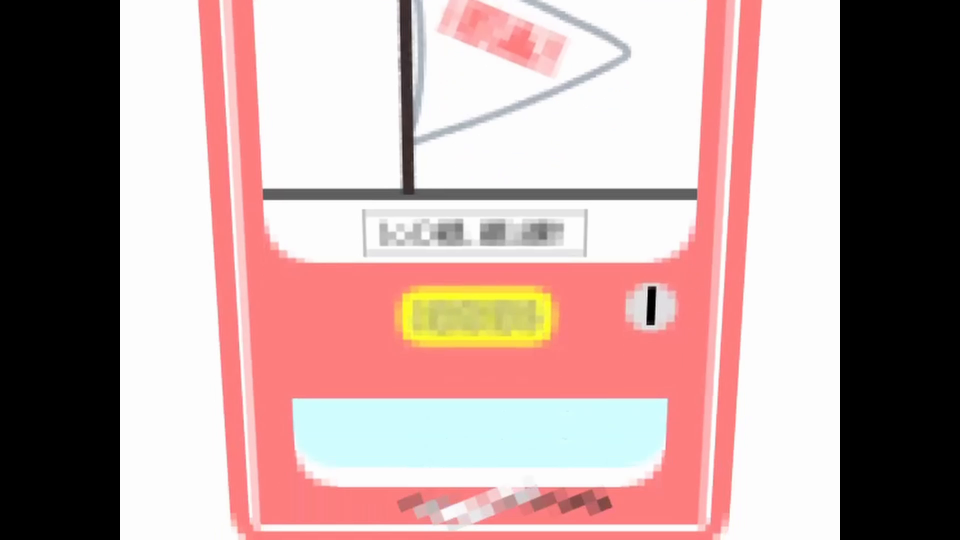
#> input picture frame 24 of Crypto/Let's_buy_a_flag!_Difficult/Lets_buy_flag_Difficult/src/mv4_2.mp4, 1920 x 1080 px, given in place of mv5.mp4, which was not available (shown at 1/2 size)
$ python Lbaf_END.py
#> lines starting #> are read from the running program, lines starting #| are printed output that depends on the picture
import cv2
import os

def play_video(fpath):
#> called with fpath = './src/mv5.mp4'
    cap = cv2.VideoCapture(fpath)

    while(cap.isOpened()):
        ret, frame = cap.read()
#> frame is the input picture: shape (1080, 1920, 3); mean B, G, R 153.9, 156.1, 182.6
        if ret == True:

            frame = cv2.resize(frame, dsize=(1280, 720))
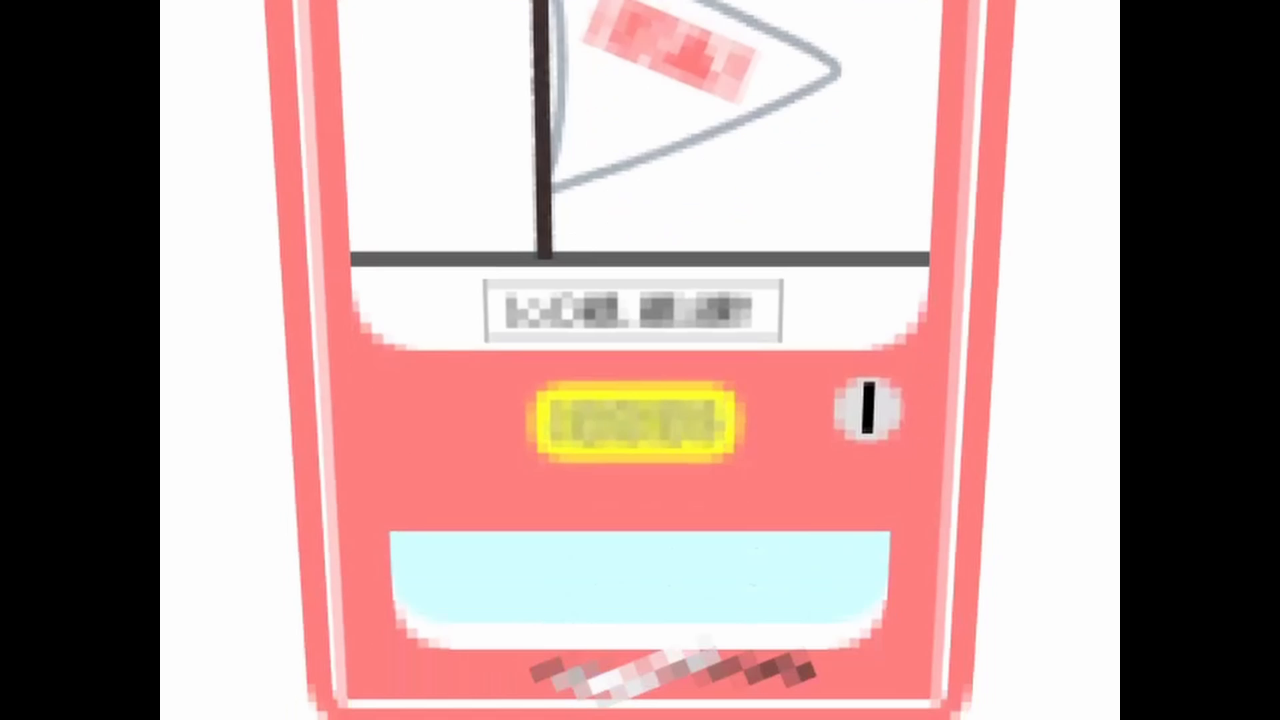
#> frame: shape (720, 1280, 3); mean B, G, R 153.9, 156.1, 182.6
            cv2.imshow("Video", frame)
            cv2.moveWindow("Video", 0, 0)

            if cv2.waitKey(25) & 0xFF == ord('q'):
#> (key q is pressed here)
                break

        else:
            break
    cap.release()
    cv2.destroyWindow('Video')

play_video(r'./src/mv5.mp4')

$ run again, starting later in the video
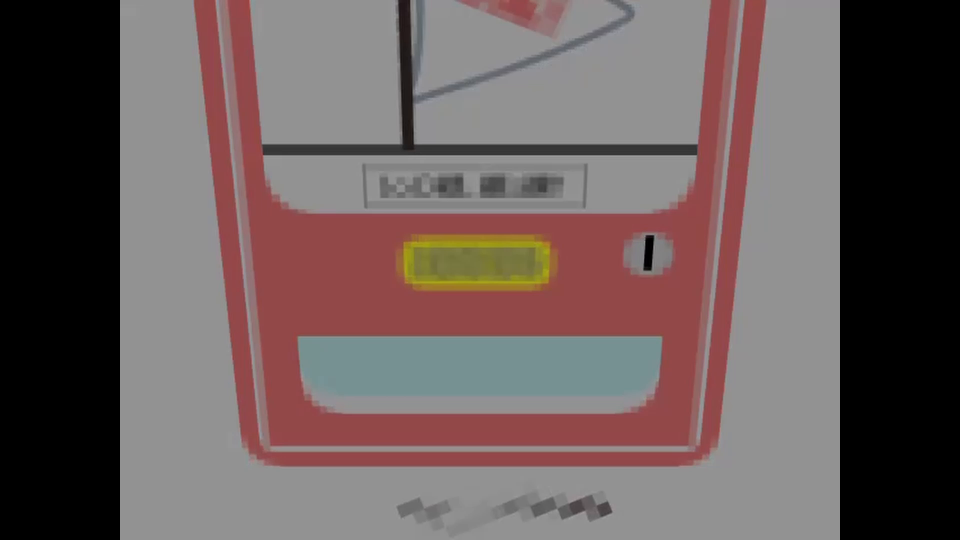
#> input picture frame 108 of Crypto/Let's_buy_a_flag!_Difficult/Lets_buy_flag_Difficult/src/mv4_2.mp4, 1920 x 1080 px, given in place of mv5.mp4, which was not available (shown at 1/2 size)
#> in play_video, frame is the input picture: shape (1080, 1920, 3); mean B, G, R 91.1, 92, 106.1
#> in play_video, `frame = cv2.resize(frame, dsize=(1280, 720))`:
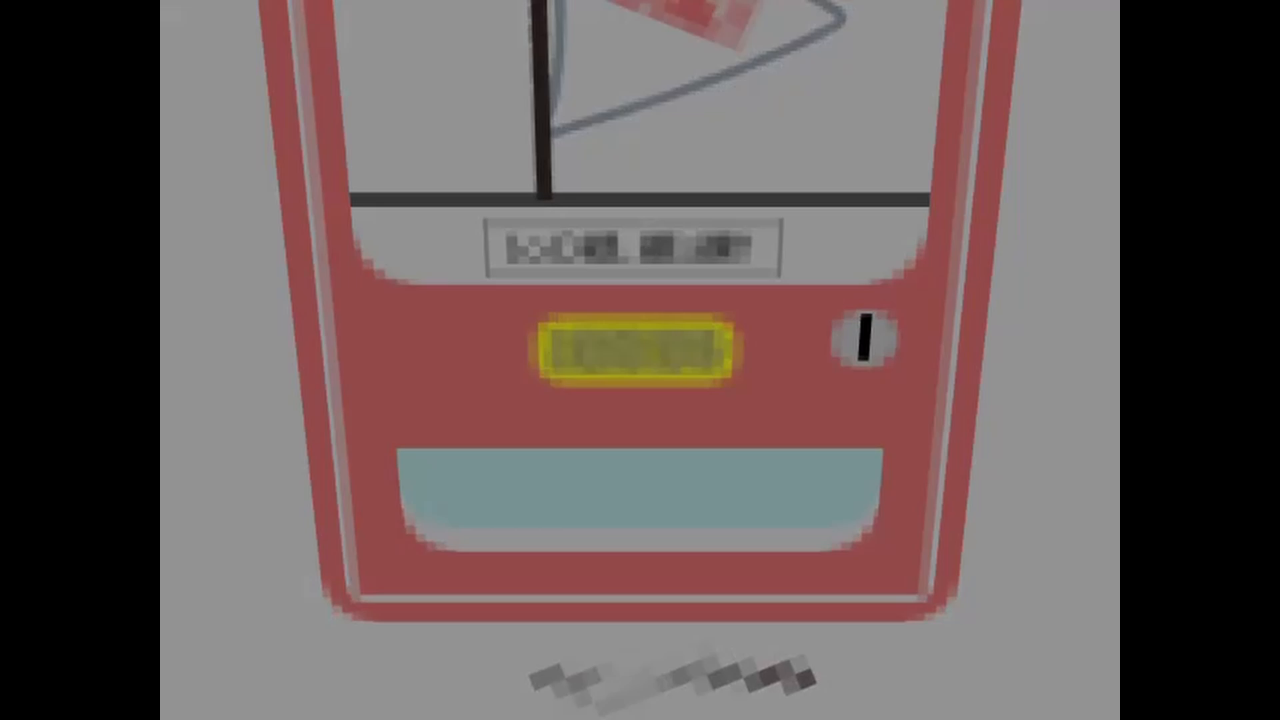
#> frame: shape (720, 1280, 3); mean B, G, R 91.1, 92, 106.1

$ run again, starting later in the video
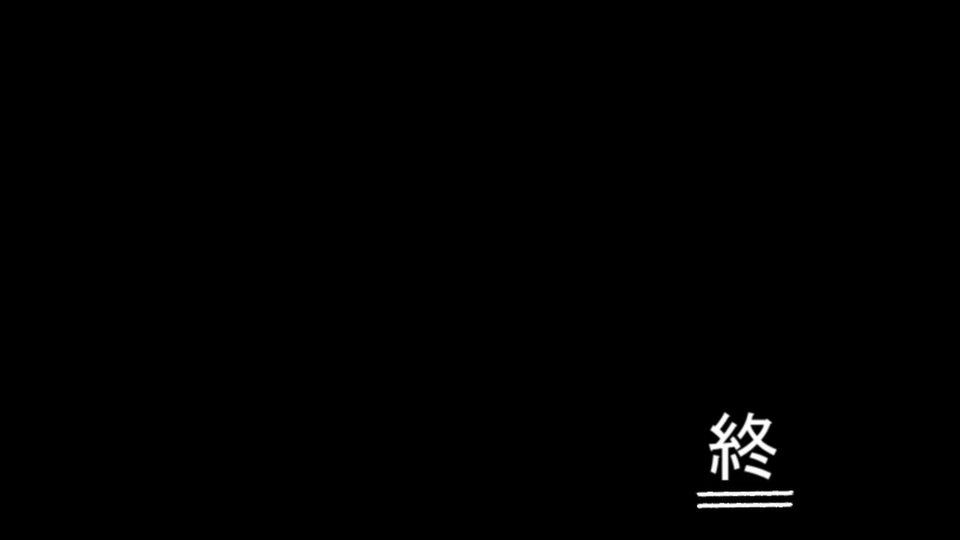
#> input picture frame 192 of Crypto/Let's_buy_a_flag!_Difficult/Lets_buy_flag_Difficult/src/mv4_2.mp4, 1920 x 1080 px, given in place of mv5.mp4, which was not available (shown at 1/2 size)
#> in play_video, frame is the input picture: shape (1080, 1920, 3); min 0, max 255, mean 1.3
#> in play_video, `frame = cv2.resize(frame, dsize=(1280, 720))`:
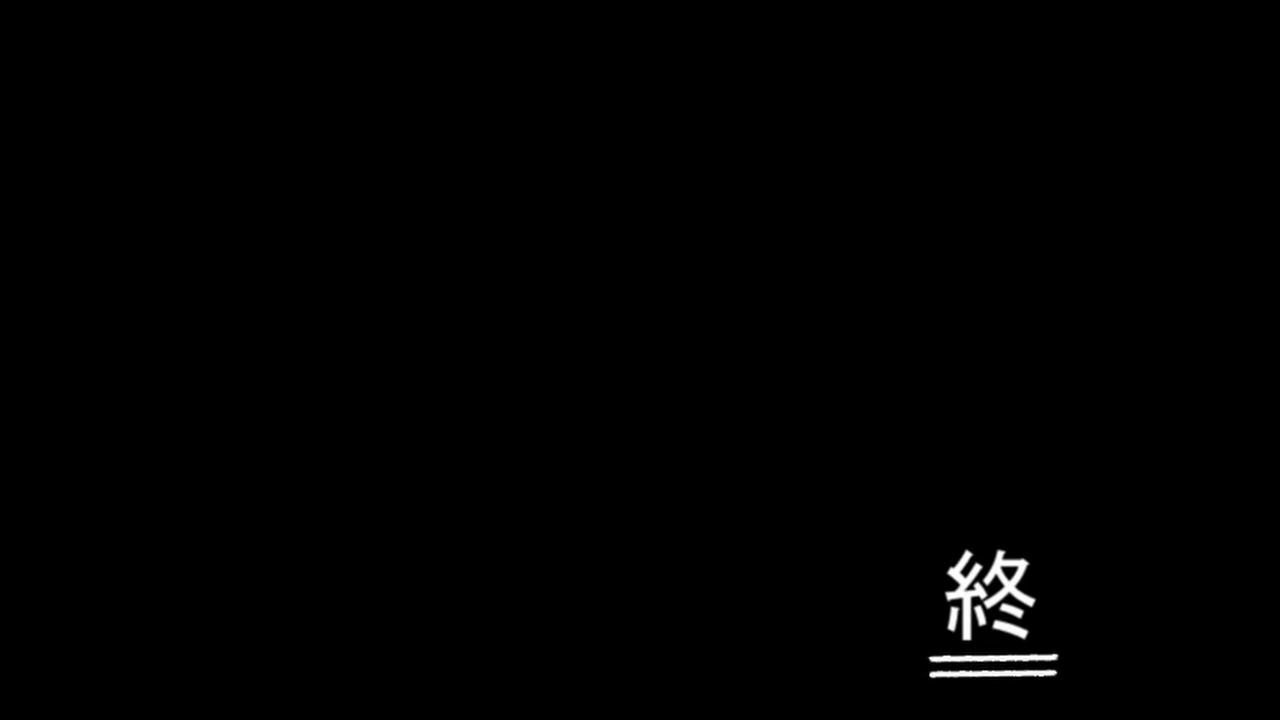
#> frame: shape (720, 1280, 3); min 0, max 255, mean 1.3
